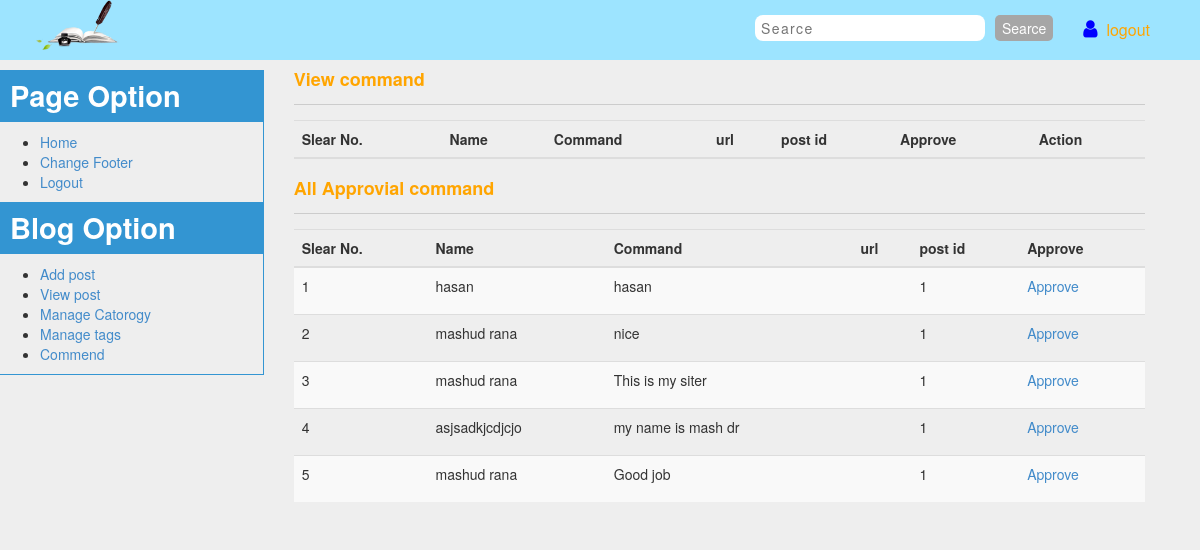
The app's page /admin/commend.php (signed in) with its own data.
### tables this page shows
CREATE TABLE `tbl_commend` (
  `c_id` int(11) NOT NULL,
  `c_name` varchar(100) NOT NULL,
  `c_email` varchar(100) NOT NULL,
  `c_commend` text NOT NULL,
  `c_url` varchar(255) NOT NULL,
  `post_id` int(10) NOT NULL,
  `action` int(10) NOT NULL
);

### admin/commend.php (the view, shortened to what this page needs)
<?php
    include('../config.php');
?>
<?php include('header.php');?>
<div class="heading">
    <h4>View command  </h4>
    <hr>
    <table class="table table-striped ">
        <form action="commend.php" method="post">
          <thead>
            <tr>
              <th scope="col">Slear No.</th>
              <th scope="col">Name</th>
              <th scope="col">Command</th>
              <th scope="col">url</th>
              <th scope="col">post id</th>
              <th scope="col">Approve</th>
              <th scope="col">Action</th>
            </tr>
          </thead>
    </form>
</table>
<div class="heading">
    <h4>All Approvial command</h4>
    <hr>
    <table class="table table-striped ">
        <form action="commend.php" method="post">
          <thead>
            <tr>
              <th scope="col">Slear No.</th>
              <th scope="col">Name</th>
              <th scope="col">Command</th>
              <th scope="col">url</th>
              <th scope="col">post id</th>
              <th scope="col">Approve</th>
            </tr>
          </thead>
              <tbody>
                <?php
                    $i=0;
                    $statement = $db->prepare("SELECT * FROM tbl_commend ORDER BY c_id DESC ");
                    $statement->execute();
                    $result=$statement->fetchAll(PDO::FETCH_ASSOC);
                    foreach ($result as $row) {
                    $i++
                ?>
                <tr>
                  <td scope="row"><?php echo $i; ?></td>
                  <td><?php echo $row['c_name']; ?></td>
                  <td><?php echo $row['c_commend'];?></td>
                  <td><?php echo $row['c_url'];?></td>
                  <td><?php echo $row['post_id'];?></td>
                  <td><a href="commend.php?id=<?php echo $row['c_id'];?>">Approve</a></td>
                </tr>
                    <?php
                }
                ?>
        </tbody>
    </form>
</table>
<?php include('footer.php');?>

### admin/header.php (shortened to what this page needs)
<!doctype html>
<html class="no-js" lang="">
    <head>
        <link rel="stylesheet" href="css/normalize.css">
        <link rel="stylesheet" href="css/bootstrap.min.css">
        <link rel="stylesheet" href="css/font-awesome.min.css">
        <link rel="stylesheet" href="style.css">
        <link rel="stylesheet" href="css/slicknav.css">
    </head>
    <body>
        <div class="header_area">
            <div class="header_color"></div>
            <div class="container">
                <div class="row">
                    <div class="main_header">
                        <div class="col-md-2">
                            <div class="header_logo">
                                <a href="#"><img src="img/logo.png" alt=""></a>
                            </div>
                        </div>
                        <div class="col-md-10">
                            <div class="header_right">
                                <table class="first_searce">
                                    <tr>
                                        <td><input type="text" placeholder="Searce"></td>
                                        <td><input type="submit" value="Searce" name=""></td>
                                    </tr>
                                </table>
                                <div class="login_item">
                                    <i class="fa fa-user" aria-hidden="true"></i>
                                    <a href="logout.php">logout</a>
                                </div>
                            </div>
                        </div>
                    </div>
                </div>
            </div>
        </div>
            <div class="menu_bar">
                <div class="contaier-fluid">
                    <div class="row">
                        <div class="main_lest_menu">
                            <div class="col-md-3 ">
                                <div class="left_menu_admin">
                                    <h4>Page option</h4>
                                    <div class="menu_admin_first">
                                        <ul>
                                            <li><a href="index1.php">Home</a></li>
                                            <li><a href="change_footer_text.php">Change Footer</a></li>
                                            <li><a href="logout.php">Logout</a></li>
                                        </ul>
                                    </div>
                                    <div class="menu_admin_second">
                                        <h4>blog option</h4>
                                        <ul>
                                            <li><a href="add_post.php">Add post</a></li>
                                            <li><a href="view_data.php">View post</a></li>
                                            <li><a href="manage_catagory.php">Manage Catorogy</a></li>
                                            <li><a href="manage_tag.php">Manage tags</a></li>
                                            <li><a href="commend.php">Commend</a></li>
                                        </ul>
                                    </div>
                                </div>
                            </div>
                            <div class="col-md-9">

### admin/footer.php (shortened to what this page needs)
						 </div>
						</div>
                    </div>
                </div>
            </div>
        <link rel="stylesheet" type="text/css" href="fancybox/jquery.fancybox.css" />
    </body>
</html>

### admin/style.css (style rules this page uses)
html { color: #222; font-size: 1em; line-height: 1.4; }
hr { display: block; height: 1px; border: 0; border-top: 1px solid #ccc; margin: 1em 0; padding: 0; }
audio, canvas, iframe, img, svg, video { vertical-align: middle; }
.header_area { position: relative; }
.header_color { position: absolute; top: 0; left: 0; width: 100%; height: 100%; content: ""; background: #9DE4FF; }
.header_right { text-align: right; }
.first_searce tr td input[type="text"] { float: right; display: inline-block; margin-top: 15px; width: 230px; border-radius: 8px; border: none; padding: 3px 0; padding-left: 6px; letter-spacing: 1.4px; margin-left: 530px; }
.first_searce tr td input[type="submit"] { margin-top: 14px; border-radius: 5px; border: none; padding: 3px 7px; margin-left: 10px; color: #fff; background: #A6A6A6; }
.login_item { margin-top: -22px; padding: 0 20px; }
.login_item a { text-decoration: none; color: orange; font-size: 16px; margin-left: 5px; }
.login_item i { color: blue; font-size: 20px; cursor: pointer; }
.header_logo img { width: 105px; height: auto; }
.left_menu_admin h4 , .menu_admin_second h4 { background: #3395D2; padding: 10px; color: #fff; font-weight: bold; font-size: 29px; text-transform: capitalize; margin-right: 56px; cursor: pointer; margin-right: 0; }
.left_menu_admin { border-right: 1px solid #3395D2; border-bottom: 1px solid #3395D2; }
.main_lest_menu { margin-right: 55px; }
.menu_admin_second ul { margin-right: 55px; }
.heading h4 { color: orange; font-weight: bold; }
body { background: #eee !important; }

### records on screen
tbl_commend: c_name "hasan", c_commend "hasan", post "1"
tbl_commend: c_name "mashud rana", c_commend "nice", post "1"
tbl_commend: c_name "mashud rana", c_commend "This is my siter", post "1"
tbl_commend: c_name "asjsadkjcdjcjo", c_commend "my name is mash dr", post "1"
tbl_commend: c_name "mashud rana", c_commend "Good job", post "1"
